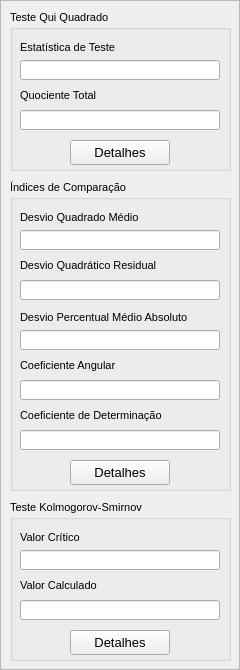
       <widget class="QFrame" name="frameGammaIII">
        <property name="font">
         <font>
          <family>Arial</family>
          <pointsize>8</pointsize>
         </font>
        </property>
        <property name="frameShape">
         <enum>QFrame::StyledPanel</enum>
        </property>
        <property name="frameShadow">
         <enum>QFrame::Sunken</enum>
        </property>
        <widget class="QGroupBox" name="groupBoxQuiGammaIII">
         <property name="geometry">
          <rect>
           <x>10</x>
           <y>10</y>
           <width>221</width>
           <height>161</height>
          </rect>
         </property>
         <property name="font">
          <font>
           <family>Arial</family>
           <pointsize>8</pointsize>
          </font>
         </property>
         <property name="title">
          <string>Teste Qui Quadrado</string>
         </property>
         <widget class="QLabel" name="labelEstatisticaGammaIII">
          <property name="geometry">
           <rect>
            <x>10</x>
            <y>20</y>
            <width>161</width>
            <height>35</height>
           </rect>
          </property>
          <property name="font">
           <font>
            <family>Arial</family>
            <pointsize>8</pointsize>
           </font>
          </property>
          <property name="text">
           <string>Estatística de Teste</string>
          </property>
         </widget>
         <widget class="QLineEdit" name="txtEstatisticaGammaIII">
          <property name="geometry">
           <rect>
            <x>10</x>
            <y>50</y>
            <width>200</width>
            <height>20</height>
           </rect>
          </property>
          <property name="minimumSize">
           <size>
            <width>200</width>
            <height>20</height>
           </size>
          </property>
          <property name="maximumSize">
           <size>
            <width>200</width>
            <height>20</height>
           </size>
          </property>
          <property name="font">
           <font>
            <family>Arial</family>
            <pointsize>8</pointsize>
           </font>
          </property>
          <property name="readOnly">
           <bool>true</bool>
          </property>
         </widget>
         <widget class="QLabel" name="labelX2GammaIII">
          <property name="geometry">
           <rect>
            <x>10</x>
            <y>70</y>
            <width>161</width>
            <height>31</height>
           </rect>
          </property>
          <property name="font">
           <font>
            <family>Arial</family>
            <pointsize>8</pointsize>
           </font>
          </property>
          <property name="text">
           <string>Quociente Total</string>
          </property>
         </widget>
         <widget class="QLineEdit" name="txtX2GammaIII">
          <property name="geometry">
           <rect>
            <x>10</x>
            <y>100</y>
            <width>200</width>
            <height>20</height>
           </rect>
          </property>
          <property name="minimumSize">
           <size>
            <width>200</width>
            <height>20</height>
           </size>
          </property>
          <property name="maximumSize">
           <size>
            <width>200</width>
            <height>20</height>
           </size>
          </property>
          <property name="font">
           <font>
            <family>Arial</family>
            <pointsize>8</pointsize>
           </font>
          </property>
          <property name="readOnly">
           <bool>true</bool>
          </property>
         </widget>
         <widget class="QPushButton" name="btnQuiGammaIII">
          <property name="geometry">
           <rect>
            <x>60</x>
            <y>130</y>
            <width>100</width>
            <height>25</height>
           </rect>
          </property>
          <property name="minimumSize">
           <size>
            <width>100</width>
            <height>25</height>
           </size>
          </property>
          <property name="maximumSize">
           <size>
            <width>100</width>
            <height>25</height>
           </size>
          </property>
          <property name="font">
           <font>
            <family>Arial</family>
            <pointsize>10</pointsize>
           </font>
          </property>
          <property name="cursor">
           <cursorShape>PointingHandCursor</cursorShape>
          </property>
          <property name="text">
           <string>Detalhes</string>
          </property>
         </widget>
        </widget>
        <widget class="QGroupBox" name="groupBoxIndiceGammaIII">
         <property name="geometry">
          <rect>
           <x>10</x>
           <y>180</y>
           <width>221</width>
           <height>311</height>
          </rect>
         </property>
         <property name="font">
          <font>
           <family>Arial</family>
           <pointsize>8</pointsize>
          </font>
         </property>
         <property name="title">
          <string>Índices de Comparação</string>
         </property>
         <widget class="QLabel" name="labelDQMGammaIII">
          <property name="geometry">
           <rect>
            <x>10</x>
            <y>20</y>
            <width>161</width>
            <height>35</height>
           </rect>
          </property>
          <property name="font">
           <font>
            <family>Arial</family>
            <pointsize>8</pointsize>
           </font>
          </property>
          <property name="text">
           <string>Desvio Quadrado Médio</string>
          </property>
         </widget>
         <widget class="QLineEdit" name="txtDQMGammaIII">
          <property name="geometry">
           <rect>
            <x>10</x>
            <y>50</y>
            <width>200</width>
            <height>20</height>
           </rect>
          </property>
          <property name="minimumSize">
           <size>
            <width>200</width>
            <height>20</height>
           </size>
          </property>
          <property name="maximumSize">
           <size>
            <width>200</width>
            <height>20</height>
           </size>
          </property>
          <property name="font">
           <font>
            <family>Arial</family>
            <pointsize>8</pointsize>
           </font>
          </property>
          <property name="readOnly">
           <bool>true</bool>
          </property>
         </widget>
         <widget class="QLabel" name="labelDQRGammaIII">
          <property name="geometry">
           <rect>
            <x>10</x>
            <y>70</y>
            <width>161</width>
            <height>31</height>
           </rect>
          </property>
          <property name="font">
           <font>
            <family>Arial</family>
            <pointsize>8</pointsize>
           </font>
          </property>
          <property name="text">
           <string>Desvio Quadrático Residual</string>
          </property>
         </widget>
         <widget class="QLineEdit" name="txtDQRGammaIII">
          <property name="geometry">
           <rect>
            <x>10</x>
            <y>100</y>
            <width>200</width>
            <height>20</height>
           </rect>
          </property>
          <property name="minimumSize">
           <size>
            <width>200</width>
            <height>20</height>
           </size>
          </property>
          <property name="maximumSize">
           <size>
            <width>200</width>
            <height>20</height>
           </size>
          </property>
          <property name="font">
           <font>
            <family>Arial</family>
            <pointsize>8</pointsize>
           </font>
          </property>
          <property name="readOnly">
           <bool>true</bool>
          </property>
         </widget>
         <widget class="QLineEdit" name="txtR2GammaIII">
          <property name="geometry">
           <rect>
            <x>10</x>
            <y>250</y>
            <width>200</width>
            <height>20</height>
           </rect>
          </property>
          <property name="minimumSize">
           <size>
            <width>200</width>
            <height>20</height>
           </size>
          </property>
          <property name="maximumSize">
           <size>
            <width>200</width>
            <height>20</height>
           </size>
          </property>
          <property name="font">
           <font>
            <family>Arial</family>
            <pointsize>8</pointsize>
           </font>
          </property>
          <property name="readOnly">
           <bool>true</bool>
          </property>
         </widget>
         <widget class="QLabel" name="labelCoefAngGammaIII">
          <property name="geometry">
           <rect>
            <x>10</x>
            <y>170</y>
            <width>161</width>
            <height>31</height>
           </rect>
          </property>
          <property name="font">
           <font>
            <family>Arial</family>
            <pointsize>8</pointsize>
           </font>
          </property>
          <property name="text">
           <string>Coeficiente Angular</string>
          </property>
         </widget>
         <widget class="QLabel" name="labelR2GammaIII">
          <property name="geometry">
           <rect>
            <x>10</x>
            <y>220</y>
            <width>191</width>
            <height>31</height>
           </rect>
          </property>
          <property name="font">
           <font>
            <family>Arial</family>
            <pointsize>8</pointsize>
           </font>
          </property>
          <property name="text">
           <string>Coeficiente de Determinação</string>
          </property>
         </widget>
         <widget class="QLabel" name="labelDPMAGammaIII">
          <property name="geometry">
           <rect>
            <x>10</x>
            <y>120</y>
            <width>201</width>
            <height>35</height>
           </rect>
          </property>
          <property name="font">
           <font>
            <family>Arial</family>
            <pointsize>8</pointsize>
           </font>
          </property>
          <property name="text">
           <string>Desvio Percentual Médio Absoluto</string>
          </property>
         </widget>
         <widget class="QLineEdit" name="txtDPMAGammaIII">
          <property name="geometry">
           <rect>
            <x>10</x>
            <y>150</y>
            <width>200</width>
            <height>20</height>
           </rect>
          </property>
          <property name="minimumSize">
           <size>
            <width>200</width>
            <height>20</height>
           </size>
          </property>
          <property name="maximumSize">
           <size>
            <width>200</width>
            <height>20</height>
           </size>
          </property>
          <property name="font">
           <font>
            <family>Arial</family>
            <pointsize>8</pointsize>
           </font>
          </property>
          <property name="readOnly">
           <bool>true</bool>
          </property>
         </widget>
         <widget class="QLineEdit" name="txtCoefAngGammaIII">
          <property name="geometry">
           <rect>
            <x>10</x>
            <y>200</y>
            <width>200</width>
            <height>20</height>
           </rect>
          </property>
          <property name="minimumSize">
           <size>
            <width>200</width>
            <height>20</height>
           </size>
          </property>
          <property name="maximumSize">
           <size>
            <width>200</width>
            <height>20</height>
           </size>
          </property>
          <property name="font">
           <font>
            <family>Arial</family>
            <pointsize>8</pointsize>
           </font>
          </property>
          <property name="readOnly">
           <bool>true</bool>
          </property>
         </widget>
         <widget class="QPushButton" name="btnIndiceGammaIII">
          <property name="geometry">
           <rect>
            <x>60</x>
            <y>280</y>
            <width>100</width>
            <height>25</height>
           </rect>
          </property>
          <property name="minimumSize">
           <size>
            <width>100</width>
            <height>25</height>
           </size>
          </property>
          <property name="maximumSize">
           <size>
            <width>100</width>
            <height>25</height>
           </size>
          </property>
          <property name="font">
           <font>
            <family>Arial</family>
            <pointsize>10</pointsize>
           </font>
          </property>
          <property name="cursor">
           <cursorShape>PointingHandCursor</cursorShape>
          </property>
          <property name="text">
           <string>Detalhes</string>
          </property>
         </widget>
        </widget>
        <widget class="QGroupBox" name="groupBoxKSGammaIII">
         <property name="geometry">
          <rect>
           <x>10</x>
           <y>500</y>
           <width>221</width>
           <height>161</height>
          </rect>
         </property>
         <property name="font">
          <font>
           <family>Arial</family>
           <pointsize>8</pointsize>
          </font>
         </property>
         <property name="title">
          <string>Teste Kolmogorov-Smirnov</string>
         </property>
         <widget class="QLabel" name="labelValorCritKSGammaIII">
          <property name="geometry">
           <rect>
            <x>10</x>
            <y>20</y>
            <width>161</width>
            <height>35</height>
           </rect>
          </property>
          <property name="font">
           <font>
            <family>Arial</family>
            <pointsize>8</pointsize>
           </font>
          </property>
          <property name="text">
           <string>Valor Crítico</string>
          </property>
         </widget>
         <widget class="QLineEdit" name="txtValorCritKSGammaIII">
          <property name="geometry">
           <rect>
            <x>10</x>
            <y>50</y>
            <width>200</width>
            <height>20</height>
           </rect>
          </property>
          <property name="minimumSize">
           <size>
            <width>200</width>
            <height>20</height>
           </size>
          </property>
          <property name="maximumSize">
           <size>
            <width>200</width>
            <height>20</height>
           </size>
          </property>
          <property name="font">
           <font>
            <family>Arial</family>
            <pointsize>8</pointsize>
           </font>
          </property>
          <property name="readOnly">
           <bool>true</bool>
          </property>
         </widget>
         <widget class="QLabel" name="labelValorCalcKSGammaIII">
          <property name="geometry">
           <rect>
            <x>10</x>
            <y>70</y>
            <width>161</width>
            <height>31</height>
           </rect>
          </property>
          <property name="font">
           <font>
            <family>Arial</family>
            <pointsize>8</pointsize>
           </font>
          </property>
          <property name="text">
           <string>Valor Calculado</string>
          </property>
         </widget>
         <widget class="QLineEdit" name="txtValorCalcKSGammaIII">
          <property name="geometry">
           <rect>
            <x>10</x>
            <y>100</y>
            <width>200</width>
            <height>20</height>
           </rect>
          </property>
          <property name="minimumSize">
           <size>
            <width>200</width>
            <height>20</height>
           </size>
          </property>
          <property name="maximumSize">
           <size>
            <width>200</width>
            <height>20</height>
           </size>
          </property>
          <property name="font">
           <font>
            <family>Arial</family>
            <pointsize>8</pointsize>
           </font>
          </property>
          <property name="readOnly">
           <bool>true</bool>
          </property>
         </widget>
         <widget class="QPushButton" name="btnKSGammaIII">
          <property name="geometry">
           <rect>
            <x>60</x>
            <y>130</y>
            <width>100</width>
            <height>25</height>
           </rect>
          </property>
          <property name="minimumSize">
           <size>
            <width>100</width>
            <height>25</height>
           </size>
          </property>
          <property name="maximumSize">
           <size>
            <width>100</width>
            <height>25</height>
           </size>
          </property>
          <property name="font">
           <font>
            <family>Arial</family>
            <pointsize>10</pointsize>
           </font>
          </property>
          <property name="cursor">
           <cursorShape>PointingHandCursor</cursorShape>
          </property>
          <property name="text">
           <string>Detalhes</string>
          </property>
         </widget>
        </widget>
       </widget>
